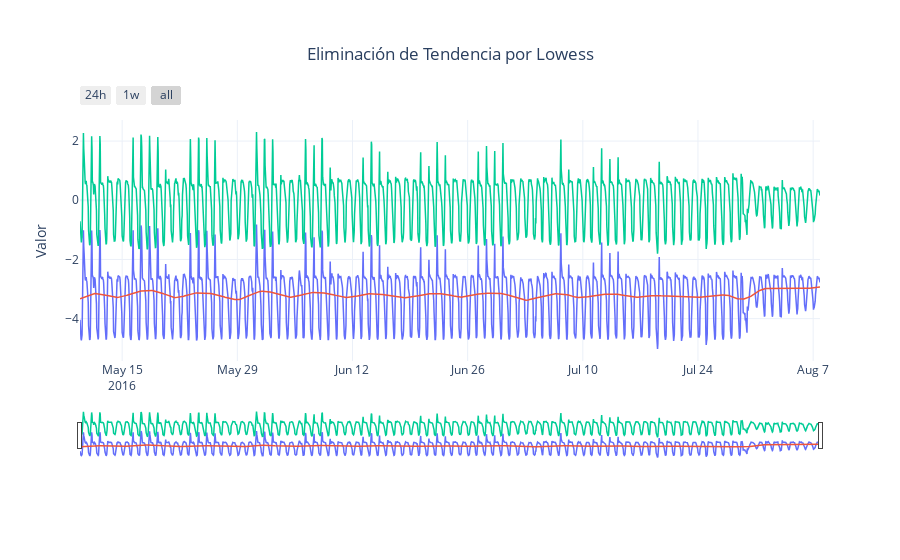

The code cell stored with this chart in its notebook:
### Code cell
# Traemos las columnas calculadas en R
df['Trend'] = %R df_r$Trend
df['Trend_Removed'] = %R df_r$Trend_Removed

plot_('Eliminación de Tendencia por Lowess', 
      (df.index, df["BoxCox_Consumo"], "BoxCox"),
      (df.index, df["Trend"], "Tendencia Suavizada"),
      (df.index, df["Trend_Removed"], "Sin Tendencia (Residuo)"))

### Figure 1 — Plotly figure (JSON) as saved in the notebook; plotly's stock layout.template omitted (floating-point values rounded to 4 significant figures; data arrays with more than 128 entries replaced by an {"elided": "..."} marker saying what was removed)
{"data": [{"line": {"width": 1.5}, "mode": "lines", "name": "BoxCox", "type": "scatter", "x": {"elided": "2160 str values"}, "y": {"elided": "2160 float values"}}, {"line": {"width": 1.5}, "mode": "lines", "name": "Tendencia Suavizada", "type": "scatter", "x": {"elided": "2160 str values"}, "y": {"elided": "2160 float values"}}, {"line": {"width": 1.5}, "mode": "lines", "name": "Sin Tendencia (Residuo)", "type": "scatter", "x": {"elided": "2160 str values"}, "y": {"elided": "2160 float values"}}], "layout": {"legend": {"orientation": "h", "x": 0.5, "xanchor": "center", "y": -0.3, "yanchor": "top"}, "margin": {"b": 100, "t": 120}, "title": {"text": "Eliminación de Tendencia por Lowess", "x": 0.5, "xanchor": "center"}, "xaxis": {"rangeselector": {"buttons": [{"count": 24, "label": "24h", "step": "hour", "stepmode": "backward"}, {"count": 7, "label": "1w", "step": "day", "stepmode": "backward"}, {"step": "all"}], "x": 0, "y": 1.05}, "rangeslider": {"visible": true}, "type": "date"}, "yaxis": {"autorange": true, "title": {"text": "Valor"}}}}
